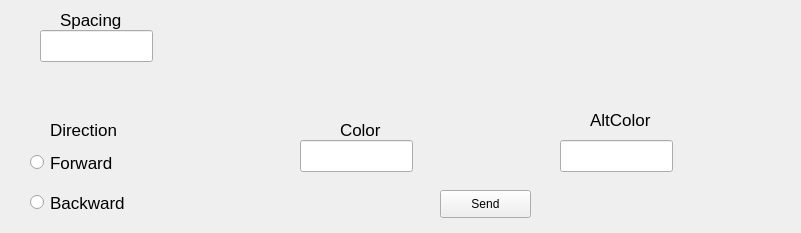
        <widget class="QWidget" name="page_14">
         <property name="geometry">
          <rect>
           <x>0</x>
           <y>0</y>
           <width>801</width>
           <height>233</height>
          </rect>
         </property>
         <attribute name="label">
          <string>Pixel Run With Trail</string>
         </attribute>
         <widget class="QLabel" name="label_21">
          <property name="geometry">
           <rect>
            <x>60</x>
            <y>10</y>
            <width>81</width>
            <height>20</height>
           </rect>
          </property>
          <property name="font">
           <font>
            <pointsize>13</pointsize>
           </font>
          </property>
          <property name="text">
           <string>Spacing</string>
          </property>
         </widget>
         <widget class="QLineEdit" name="lineEdit_15">
          <property name="geometry">
           <rect>
            <x>40</x>
            <y>30</y>
            <width>113</width>
            <height>32</height>
           </rect>
          </property>
         </widget>
         <widget class="QLabel" name="label_22">
          <property name="geometry">
           <rect>
            <x>50</x>
            <y>120</y>
            <width>81</width>
            <height>20</height>
           </rect>
          </property>
          <property name="font">
           <font>
            <pointsize>13</pointsize>
           </font>
          </property>
          <property name="text">
           <string>Direction</string>
          </property>
         </widget>
         <widget class="QRadioButton" name="radioButton_5">
          <property name="geometry">
           <rect>
            <x>30</x>
            <y>150</y>
            <width>109</width>
            <height>25</height>
           </rect>
          </property>
          <property name="font">
           <font>
            <pointsize>13</pointsize>
           </font>
          </property>
          <property name="text">
           <string>Forward</string>
          </property>
         </widget>
         <widget class="QRadioButton" name="radioButton_6">
          <property name="geometry">
           <rect>
            <x>30</x>
            <y>190</y>
            <width>109</width>
            <height>25</height>
           </rect>
          </property>
          <property name="font">
           <font>
            <pointsize>13</pointsize>
           </font>
          </property>
          <property name="text">
           <string>Backward</string>
          </property>
         </widget>
         <widget class="QLabel" name="label_23">
          <property name="geometry">
           <rect>
            <x>340</x>
            <y>120</y>
            <width>62</width>
            <height>20</height>
           </rect>
          </property>
          <property name="font">
           <font>
            <pointsize>13</pointsize>
           </font>
          </property>
          <property name="text">
           <string>Color</string>
          </property>
         </widget>
         <widget class="QLineEdit" name="lineEdit_16">
          <property name="geometry">
           <rect>
            <x>300</x>
            <y>140</y>
            <width>113</width>
            <height>32</height>
           </rect>
          </property>
         </widget>
         <widget class="QLineEdit" name="lineEdit_17">
          <property name="geometry">
           <rect>
            <x>560</x>
            <y>140</y>
            <width>113</width>
            <height>32</height>
           </rect>
          </property>
         </widget>
         <widget class="QLabel" name="label_24">
          <property name="geometry">
           <rect>
            <x>590</x>
            <y>110</y>
            <width>71</width>
            <height>20</height>
           </rect>
          </property>
          <property name="font">
           <font>
            <pointsize>13</pointsize>
           </font>
          </property>
          <property name="text">
           <string>AltColor</string>
          </property>
         </widget>
         <widget class="QPushButton" name="pushButton_8">
          <property name="geometry">
           <rect>
            <x>440</x>
            <y>190</y>
            <width>91</width>
            <height>28</height>
           </rect>
          </property>
          <property name="text">
           <string>Send</string>
          </property>
         </widget>
        </widget>
